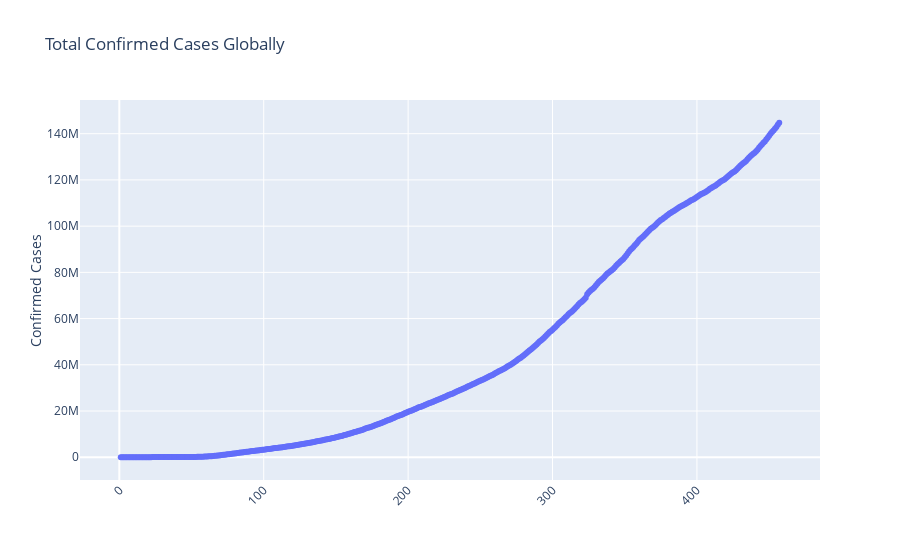

Notebook source saved alongside this figure:
### Markdown cell above
### Visualizing the total confirmed cases

### Code cell
fig_1=go.Figure(data=go.Scatter(x=confirmed_ts_summery.index,y=confirmed_ts_summery.values,mode='lines+markers'))

fig_1.update_layout(title='Total Confirmed Cases Globally', yaxis_title='Confirmed Cases', xaxis_tickangle=315)
fig_1.show()

### Figure 1 — Plotly figure (JSON) as saved in the notebook; plotly's stock layout.template omitted (floating-point values rounded to 4 significant figures; data arrays with more than 128 entries replaced by an {"elided": "..."} marker saying what was removed)
{"data": [{"mode": "lines+markers", "type": "scatter", "x": {"elided": "457 int values"}, "y": {"elided": "457 int values"}}], "layout": {"title": {"text": "Total Confirmed Cases Globally"}, "xaxis": {"tickangle": -45}, "yaxis": {"title": {"text": "Confirmed Cases"}}}}
